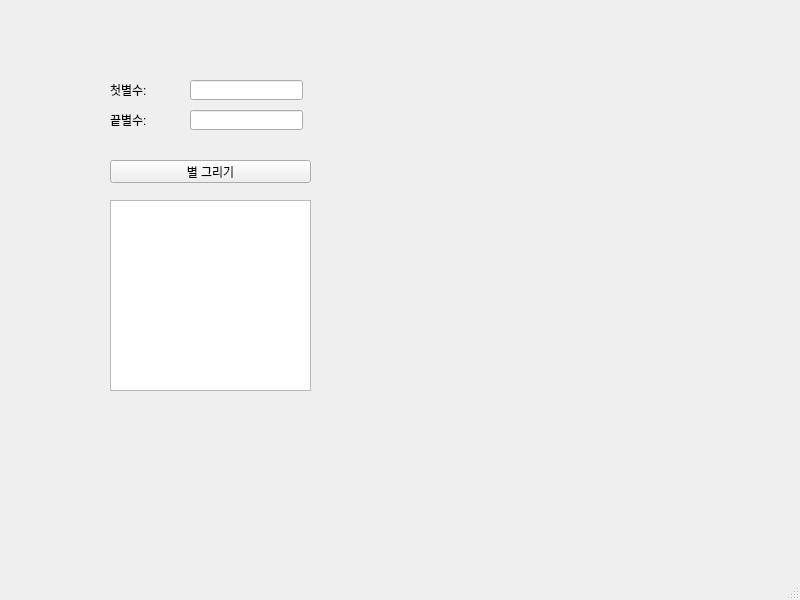
<?xml version="1.0" encoding="UTF-8"?>
<ui version="4.0">
 <class>MainWindow</class>
 <widget class="QMainWindow" name="MainWindow">
  <property name="geometry">
   <rect>
    <x>0</x>
    <y>0</y>
    <width>800</width>
    <height>600</height>
   </rect>
  </property>
  <property name="windowTitle">
   <string>MainWindow</string>
  </property>
  <widget class="QWidget" name="centralwidget">
   <widget class="QLabel" name="lbl_first">
    <property name="geometry">
     <rect>
      <x>110</x>
      <y>80</y>
      <width>91</width>
      <height>20</height>
     </rect>
    </property>
    <property name="text">
     <string>첫별수:</string>
    </property>
   </widget>
   <widget class="QLabel" name="lbl_last">
    <property name="geometry">
     <rect>
      <x>110</x>
      <y>110</y>
      <width>91</width>
      <height>20</height>
     </rect>
    </property>
    <property name="text">
     <string>끝별수:</string>
    </property>
   </widget>
   <widget class="QPushButton" name="pb">
    <property name="geometry">
     <rect>
      <x>110</x>
      <y>160</y>
      <width>201</width>
      <height>23</height>
     </rect>
    </property>
    <property name="text">
     <string>별 그리기</string>
    </property>
   </widget>
   <widget class="QLineEdit" name="le_first">
    <property name="geometry">
     <rect>
      <x>190</x>
      <y>80</y>
      <width>113</width>
      <height>20</height>
     </rect>
    </property>
   </widget>
   <widget class="QLineEdit" name="le_last">
    <property name="geometry">
     <rect>
      <x>190</x>
      <y>110</y>
      <width>113</width>
      <height>20</height>
     </rect>
    </property>
   </widget>
   <widget class="QTextEdit" name="te">
    <property name="geometry">
     <rect>
      <x>110</x>
      <y>200</y>
      <width>201</width>
      <height>191</height>
     </rect>
    </property>
   </widget>
  </widget>
  <widget class="QMenuBar" name="menubar">
   <property name="geometry">
    <rect>
     <x>0</x>
     <y>0</y>
     <width>800</width>
     <height>21</height>
    </rect>
   </property>
  </widget>
  <widget class="QStatusBar" name="statusbar"/>
 </widget>
 <resources/>
 <connections/>
</ui>
